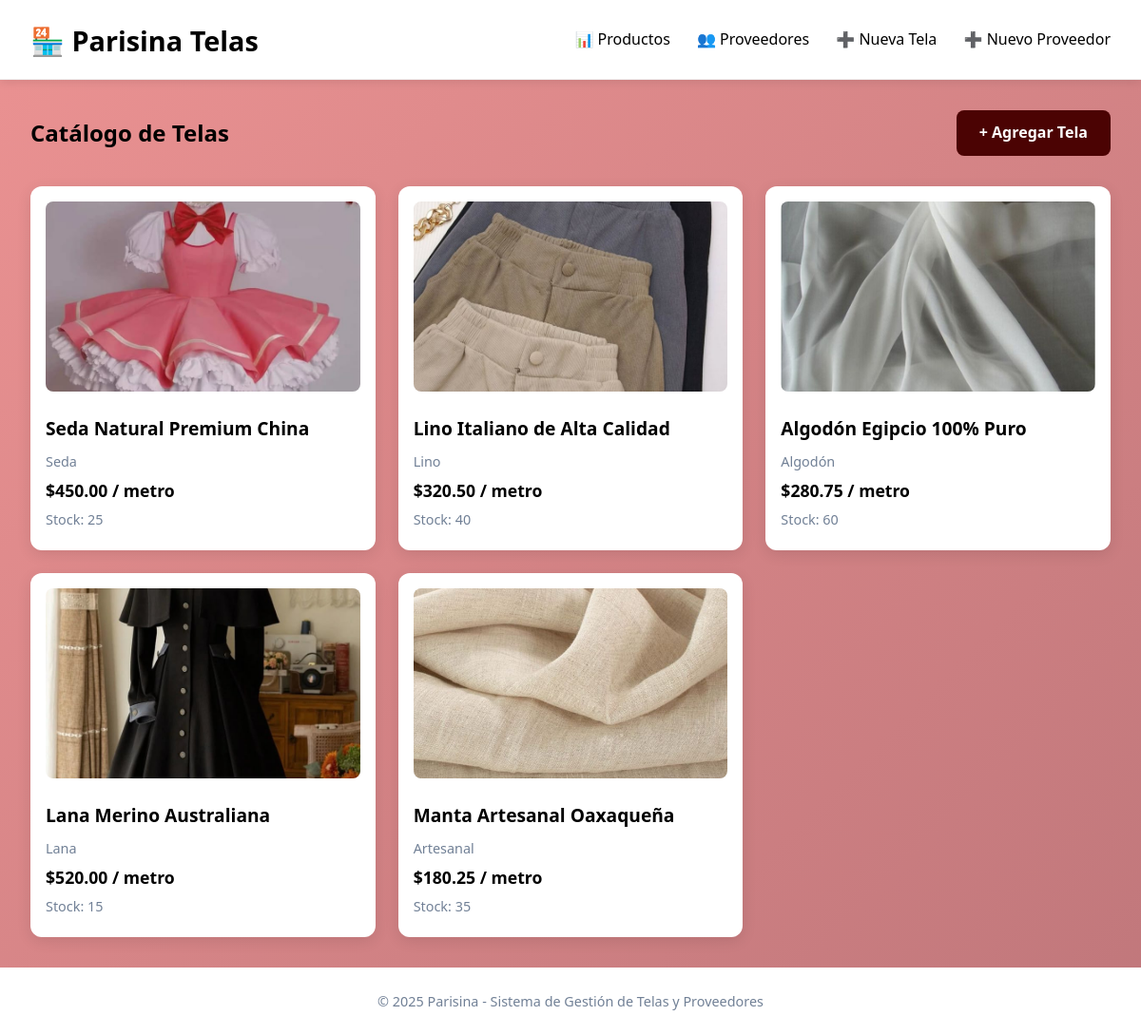
The page / on the database its author committed.
### app_TelasYProveedores/models.py (models this page shows, shortened)
class Productos_telas(models.Model):
    UNIDAD_MEDIDA_CHOICES = [
        ('metro', 'Metro'),
        ('yarda', 'Yarda'),
        ('rollo', 'Rollo'),
        ('pieza', 'Pieza'),
    ]
    nombre = models.CharField(max_length=200, help_text="Nombre de la tela")
    categoria = models.CharField(max_length=100, help_text="Categoría de la tela")
    precio = models.DecimalField(max_digits=10, decimal_places=2, help_text="Precio por unidad")
    stock = models.IntegerField(help_text="Cantidad en stock")
    unidad_medida = models.CharField(max_length=10, choices=UNIDAD_MEDIDA_CHOICES)
    id_proveedor = models.ForeignKey(Proveedor, on_delete=models.CASCADE, related_name='telas')
    imagen_tela = models.ImageField(upload_to='img_telas/', blank=True, null=True)
    class Meta:
        verbose_name = "Producto Tela"
        verbose_name_plural = "Productos Telas"

### app_TelasYProveedores/views.py (the view)
# urls.py: path('', views.listar_telas, name='listar_telas'),
def listar_telas(request):
    telas = Productos_telas.objects.all()
    return render(request, 'listar_telas.html', {'telas': telas})

### app_TelasYProveedores/templates/listar_telas.html (shortened to what this page needs)
{% extends 'base.html' %}
{% block contenido %}
<div class="page-header">
    <h2>Catálogo de Telas</h2>
    <a href="{% url 'app_TelasYProveedores:crear_tela' %}" class="btn btn-primary">+ Agregar Tela</a>
</div>
<ul class="product-grid">
    {% for tela in telas %}
    <li class="product-card">
        <a href="{% url 'app_TelasYProveedores:detalle_tela' tela.id %}">
            {% if tela.imagen_tela %}
                <img src="{{ tela.imagen_tela.url }}" alt="Imagen de {{ tela.nombre }}" class="product-img">
            {% else %}
                <div class="product-placeholder">🧵</div>
            {% endif %}
            <h3>{{ tela.nombre }}</h3>
            <p class="product-category">{{ tela.categoria }}</p>
            <p class="product-price">${{ tela.precio }} / {{ tela.unidad_medida }}</p>
            <p class="product-stock">Stock: {{ tela.stock }}</p>
        </a>
    </li>
    {% empty %}
    <li class="no-products">No hay telas registradas.</li>
    {% endfor %}
</ul>
{% endblock %}

### app_TelasYProveedores/templates/base.html (shortened to what this page needs)
{% load static %}
<!DOCTYPE html>
<html lang="es">
<head>
    <link rel="stylesheet" href="{% static 'css/styles.css' %}">
</head>
<body>
    <div class="wrapper">
        <header class="main-header">
            <h1><a href="{% url 'app_TelasYProveedores:listar_telas' %}">🏪 Parisina Telas</a></h1>
            <nav class="main-nav">
                <a href="{% url 'app_TelasYProveedores:listar_telas' %}">📊 Productos</a>
                <a href="{% url 'app_TelasYProveedores:listar_proveedores' %}">👥 Proveedores</a>
                <a href="{% url 'app_TelasYProveedores:crear_tela' %}">➕ Nueva Tela</a>
                <a href="{% url 'app_TelasYProveedores:crear_proveedor' %}">➕ Nuevo Proveedor</a>
            </nav>
        </header>
        <main class="main-content">
            {% block contenido %}{% endblock %}
        </main>
        <footer class="main-footer">
            <p>© 2025 Parisina - Sistema de Gestión de Telas y Proveedores</p>
        </footer>
    </div>
</body>
</html>

### app_TelasYProveedores/static/css/styles.css (style rules this page uses)
* { margin: 0; padding: 0; box-sizing: border-box; }
body { font-family: 'Segoe UI', Tahoma, Geneva, Verdana, sans-serif; background: linear-gradient(135deg, #eb9292 0%, #c0777b 100%); color: #000000; line-height: 1.6; }
.wrapper { min-height: 100vh; display: flex; flex-direction: column; }
.main-header { background: white; padding: 1rem 2rem; display: flex; justify-content: space-between; align-items: center; box-shadow: 0 2px 10px rgba(0,0,0,0.1); border-bottom: 1px solid #eee; }
.main-header h1 a { color: #000000; text-decoration: none; font-size: 1.8rem; font-weight: 700; }
.main-nav a { margin-left: 1.5rem; color: #000000; text-decoration: none; font-weight: 500; transition: color 0.3s; }
.main-content { flex: 1; padding: 2rem; max-width: 1200px; margin: 0 auto; width: 100%; }
.page-header { display: flex; justify-content: space-between; align-items: center; margin-bottom: 2rem; flex-wrap: wrap; gap: 1rem; }
.product-grid, .supplier-grid { display: grid; grid-template-columns: repeat(auto-fill, minmax(280px, 1fr)); gap: 1.5rem; list-style: none; }
.product-card, .supplier-card { background: white; border-radius: 12px; overflow: hidden; box-shadow: 0 4px 15px rgba(0,0,0,0.1); transition: transform 0.3s; }
.product-card a, .supplier-card a { text-decoration: none; color: inherit; display: block; padding: 1rem; }
.product-img, .product-placeholder, .supplier-placeholder { width: 100%; height: 200px; object-fit: cover; border-radius: 8px; }
.product-card h3, .supplier-card h3 { margin: 1rem 0 0.5rem; font-size: 1.2rem; color: #000000; }
.product-category, .product-price, .product-stock, .supplier-contact, .supplier-phone, .supplier-email { color: #718096; font-size: 0.9rem; margin-bottom: 0.3rem; }
.product-price { color: #000000; font-weight: bold; font-size: 1.1rem; }
.btn { padding: 0.7rem 1.5rem; border: none; border-radius: 8px; font-weight: 600; cursor: pointer; transition: background 0.3s; text-decoration: none; display: inline-block; }
.btn-primary { background: #4b0303; color: white; }
.main-footer { text-align: center; padding: 1.5rem; background: white; color: #718096; font-size: 0.9rem; margin-top: auto; }

### rows shown on the page
Productos_telas: imagen_tela (picture), nombre "Seda Natural Premium China", categoria "Seda", precio "450.00", unidad_medida "metro", stock "25"
Productos_telas: imagen_tela (picture), nombre "Lino Italiano de Alta Calidad", categoria "Lino", precio "320.50", unidad_medida "metro", stock "40"
Productos_telas: imagen_tela (picture), nombre "Algodón Egipcio 100% Puro", categoria "Algodón", precio "280.75", unidad_medida "metro", stock "60"
Productos_telas: imagen_tela (picture), nombre "Lana Merino Australiana", categoria "Lana", precio "520.00", unidad_medida "metro", stock "15"
Productos_telas: imagen_tela (picture), nombre "Manta Artesanal Oaxaqueña", categoria "Artesanal", precio "180.25", unidad_medida "metro", stock "35"
